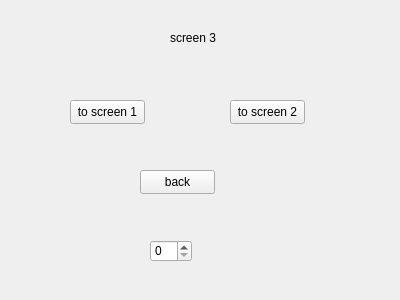
<?xml version="1.0" encoding="UTF-8"?>
<ui version="4.0">
 <class>test3</class>
 <widget class="QWidget" name="test3">
  <property name="geometry">
   <rect>
    <x>0</x>
    <y>0</y>
    <width>400</width>
    <height>300</height>
   </rect>
  </property>
  <property name="windowTitle">
   <string>Form</string>
  </property>
  <widget class="QLabel" name="label">
   <property name="geometry">
    <rect>
     <x>170</x>
     <y>30</y>
     <width>49</width>
     <height>16</height>
    </rect>
   </property>
   <property name="text">
    <string>screen 3</string>
   </property>
  </widget>
  <widget class="QPushButton" name="toScreen1_pb">
   <property name="geometry">
    <rect>
     <x>70</x>
     <y>100</y>
     <width>75</width>
     <height>24</height>
    </rect>
   </property>
   <property name="text">
    <string>to screen 1</string>
   </property>
  </widget>
  <widget class="QPushButton" name="toScreen2_pb">
   <property name="geometry">
    <rect>
     <x>230</x>
     <y>100</y>
     <width>75</width>
     <height>24</height>
    </rect>
   </property>
   <property name="text">
    <string>to screen 2</string>
   </property>
  </widget>
  <widget class="QPushButton" name="back_pb">
   <property name="geometry">
    <rect>
     <x>140</x>
     <y>170</y>
     <width>75</width>
     <height>24</height>
    </rect>
   </property>
   <property name="text">
    <string>back</string>
   </property>
  </widget>
  <widget class="QSpinBox" name="editable_sb">
   <property name="geometry">
    <rect>
     <x>150</x>
     <y>240</y>
     <width>42</width>
     <height>22</height>
    </rect>
   </property>
  </widget>
 </widget>
 <resources/>
 <connections/>
</ui>
